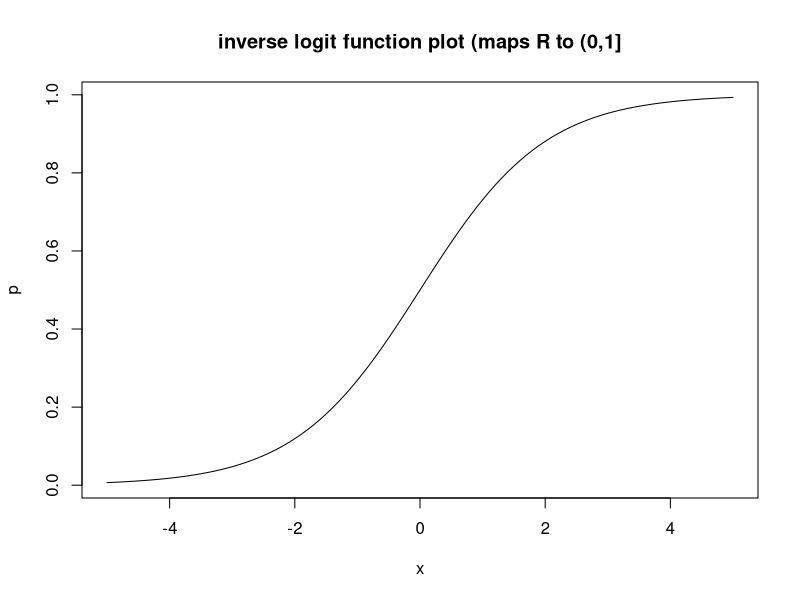

Reproduce this figure in R.
### logistic regression overview:

g_inv<-function(x){return(exp(x)/(1+exp(x)))}

x <- seq(-5,5,by=0.1)
plot(x,g_inv(x), type = 'l',xlab = 'x',ylab = 'p', 
     main = 'inverse logit function plot (maps R to (0,1]')

